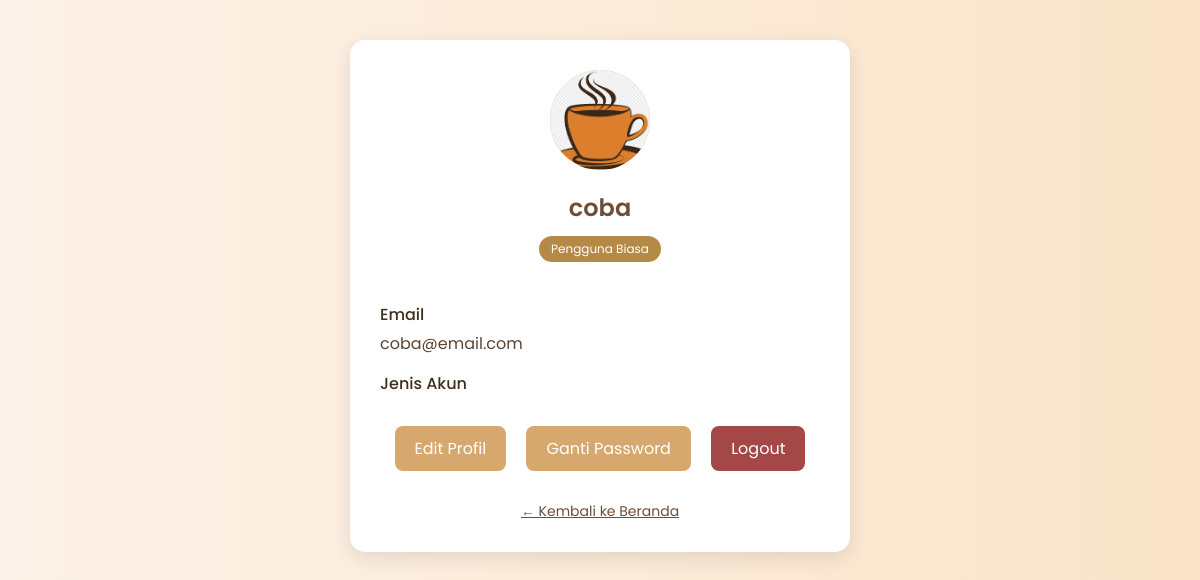
Page /profil.php (signed in) on the committed database.
### tables this page shows
CREATE TABLE `users` (
  `id` int(11) NOT NULL,
  `nama` varchar(100) NOT NULL,
  `email` varchar(100) NOT NULL,
  `password` varchar(255) NOT NULL,
  `jenis_user` enum('admin','customer') NOT NULL DEFAULT 'customer',
  `created_at` timestamp NOT NULL DEFAULT current_timestamp(),
  `status` enum('aktif','suspended','banned') DEFAULT 'aktif',
  `foto` varchar(255) DEFAULT NULL
);

### profil.php (the view, shortened to what this page needs)
<?php
require_once "config/db.php";
$email = $_SESSION['email'];
$stmt = $pdo->prepare("SELECT * FROM users WHERE email = :email");
$stmt->execute(['email' => $email]);
$user = $stmt->fetch(PDO::FETCH_ASSOC);
$nama = $user['nama'];
$jenis_user = $user['jenis_user'];
$foto = !empty($user['foto']) ? 'uploads/profil/' . $user['foto'] : null;
?>
<!DOCTYPE html>
<html lang="id">
<head>
</head>
<body>
<div class="profile-container">
  <div class="avatar">
    <?php if ($foto): ?>
      <img src="<?= htmlspecialchars($foto) ?>" alt="Foto Profil">
    <?php else: ?>
      <?= strtoupper(substr($nama, 0, 1)) ?>
    <?php endif; ?>
  </div>
  <h2><?= htmlspecialchars($nama) ?></h2>
  <div class="role-badge"><?= htmlspecialchars($jenis_user) === 'admin' ? 'Administrator' : 'Pengguna Biasa' ?></div>
  <div class="info">
    <div class="info-item">
      <label>Email</label>
      <span><?= htmlspecialchars($email) ?></span>
    </div>
    <div class="info-item">
      <label>Jenis Akun</label>
    </div>
  </div>
  <div class="actions">
    <a href="edit_profil.php">Edit Profil</a>
    <a href="forgot_password.php">Ganti Password</a>
    <a href="logout.php" style="background-color: #a34747;">Logout</a>
  </div>
  <div class="back">
    <a href="index.php">← Kembali ke Beranda</a>
  </div>
</div>
</body>
</html>

### profil.php (style rules this page uses)
* { box-sizing: border-box; margin: 0; padding: 0; }
body { font-family: 'Poppins', sans-serif; background: linear-gradient(to right, #fdf2e9, #f9e4c8); padding: 40px 0; color: #3e2f1c; }
.profile-container { max-width: 500px; margin: auto; background-color: #fff; padding: 30px; border-radius: 15px; box-shadow: 0 6px 20px rgba(0,0,0,0.1); text-align: center; }
.avatar { width: 100px; height: 100px; background-color: #d7a86e; color: #fff; font-size: 40px; font-weight: bold; border-radius: 50%; display: flex; align-items: center; justify-content: center; margin: 0 auto 20px; overflow: hidden; }
.avatar img { width: 100%; height: 100%; object-fit: cover; }
h2 { margin-bottom: 10px; font-weight: 600; color: #6f4e37; }
.role-badge { display: inline-block; background-color: #b58a47; color: white; font-size: 12px; padding: 4px 12px; border-radius: 20px; margin-bottom: 20px; }
.info { text-align: left; margin: 20px 0; }
.info-item { margin-bottom: 15px; }
.info-item label { font-weight: 500; display: block; margin-bottom: 4px; }
.info-item span { color: #5c4433; }
.actions a { display: inline-block; margin: 10px 8px; padding: 10px 20px; border-radius: 8px; text-decoration: none; color: #fff; background-color: #d7a86e; transition: 0.3s; }
.back { margin-top: 20px; font-size: 14px; }
.back a { color: #6f4e37; text-decoration: underline; }

### rows in the picture
users: foto (picture), nama "coba"

### other values in the picture
$email "coba@email.com"
